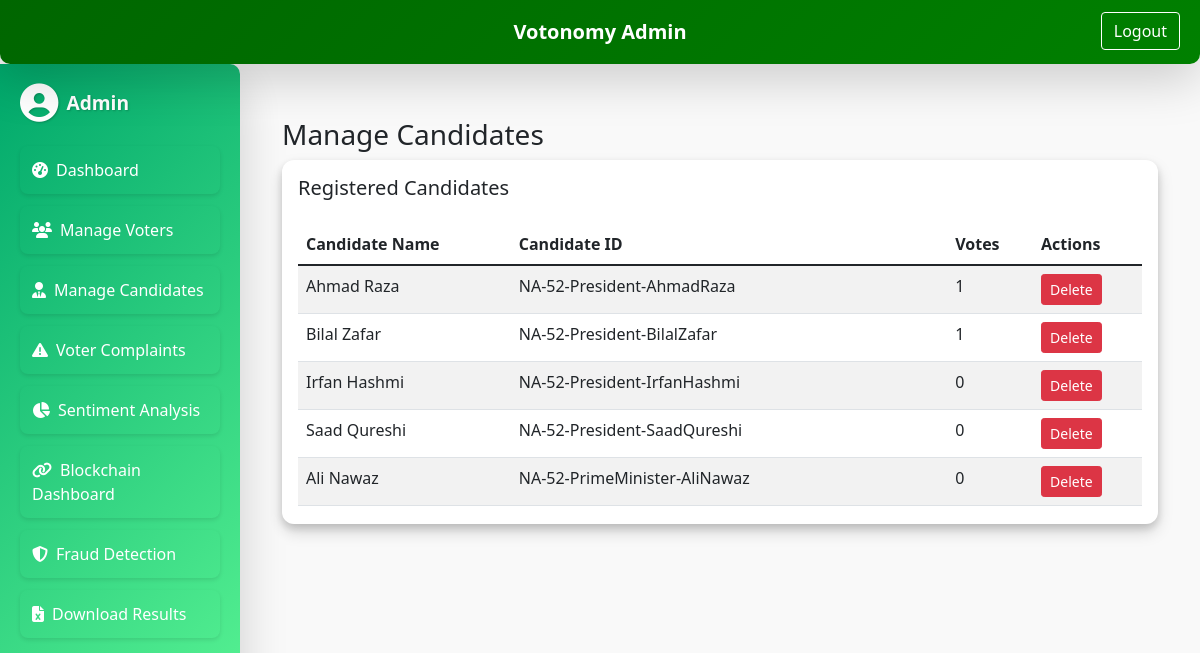
The page /admin/manage-candidates (signed in) on the database as committed earlier.
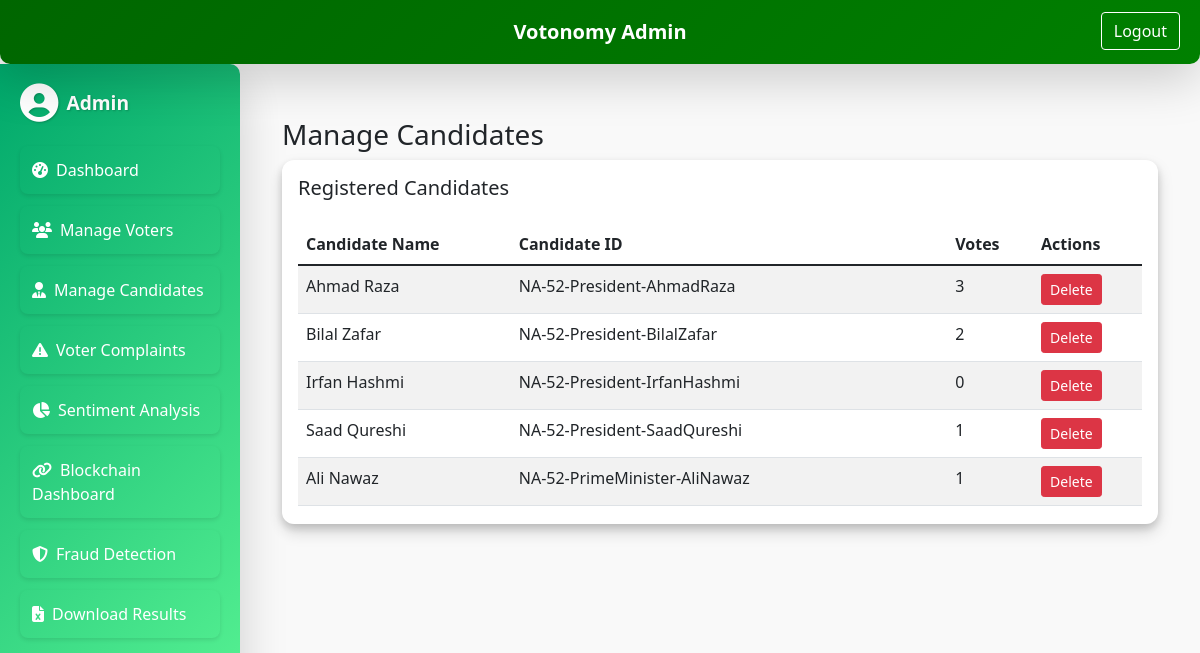
The same page on the database as committed later.
### models.py (models this page shows)
class Candidate(db.Model):
    id = db.Column(db.Integer, primary_key=True)
    candidate_name = db.Column(db.String(100), nullable=False)
    candidate_id = db.Column(db.String(100), unique=True, nullable=False)
    votes = db.Column(db.Integer, default=0)

### admin.py (the view)
@admin_bp.route('/manage-candidates', methods=['GET'])
@admin_login_required
def manage_candidates():
    update_vote_counts()
    return render_template(
        'manage_candidates.html',
        candidates=Candidate.query.all(),
        pending_candidate_requests=candidate_requests
    )

### admin.py (called while the page is built)
def admin_login_required(func):
    @wraps(func)
    def wrapper(*args, **kwargs):
        if not session.get("admin_logged_in"):
            return redirect(url_for("admin_bp.admin_login"))
        return func(*args, **kwargs)
    return wrapper

def update_vote_counts():
    vote_data = db.session.query(Vote.candidate_id, db.func.count(Vote.id)).group_by(Vote.candidate_id).all()
    vote_map = {cid: count for cid, count in vote_data}
    for candidate in Candidate.query.all():
        candidate.votes = vote_map.get(candidate.candidate_id, 0)
    db.session.commit()

### templates/admin/manage_candidates.html (shortened to what this page needs)
{% extends "base_admin.html" %}
{% block content %}
<div class="container mt-4">
  <h3>Manage Candidates</h3>
  <div class="admin-card-3d p-3 mb-4">
    <h5>Registered Candidates</h5>
    {% if candidates|length == 0 %}
      <p>No registered candidates.</p>
    {% else %}
    <div style="max-height: 300px; overflow-y: auto;">
      <table class="table table-striped mt-3">
        <thead>
          <tr>
            <th>Candidate Name</th>
            <th>Candidate ID</th>
            <th>Votes</th>
            <th>Actions</th>
          </tr>
        </thead>
        <tbody>
          {% for candidate in candidates %}
          <tr>
            <td>{{ candidate.candidate_name }}</td>
            <td>{{ candidate.candidate_id }}</td>
            <td>{{ candidate.votes }}</td>
            <td>
              <form method="POST" action="{{ url_for('admin_bp.delete_candidate', candidate_id=candidate.candidate_id) }}" style="display:inline;">
                <button type="submit" class="btn btn-danger btn-sm">Delete</button>
              </form>
            </td>
          </tr>
          {% endfor %}
        </tbody>
      </table>
    </div>
    {% endif %}
  </div>
</div>
{% endblock %}

Rows that differ between the two databases and show on the page:
changed Candidate "Ahmad Raza": votes "1" → "3"
changed Candidate "Bilal Zafar": votes "1" → "2"
changed Candidate "Saad Qureshi": votes "0" → "1"
changed Candidate "Ali Nawaz": votes "0" → "1"
